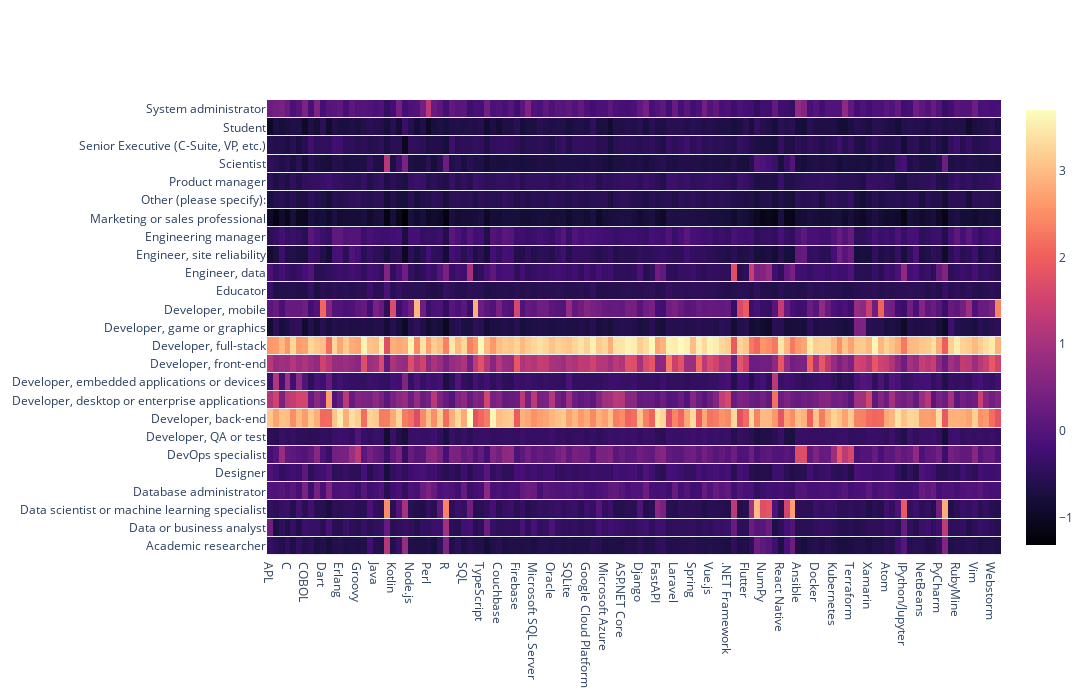

The code cell stored with this chart in its notebook:
### Code cell
fig = go.Figure(data = go.Heatmap(z = std_job_skill, x =job_skill.columns , y = job_skill.index, colorscale= 'magma', ygap = 1))
fig.update_layout(width = 3000, height = 700)
fig.show()
fig.write_html('../reports/figures/std_skills_heatmap.html')

### Figure 1 — Plotly figure (JSON) as saved in the notebook; plotly's stock layout.template omitted (floating-point values rounded to 4 significant figures; data arrays with more than 128 entries replaced by an {"elided": "..."} marker saying what was removed)
{"data": [{"colorscale": [[0, "#000004"], [0.1111, "#180f3d"], [0.2222, "#440f76"], [0.3333, "#721f81"], [0.4444, "#9e2f7f"], [0.5556, "#cd4071"], [0.6667, "#f1605d"], [0.7778, "#fd9668"], [0.8889, "#feca8d"], [1, "#fcfdbf"]], "type": "heatmap", "x": ["APL", "Assembly", "Bash/Shell", "C", "C#", "C++", "COBOL", "Clojure", "Crystal", "Dart", "Delphi", "Elixir", "Erlang", "F#", "Go", "Groovy", "HTML/CSS", "Haskell", "Java", "JavaScript", "Julia", "Kotlin", "LISP", "Matlab", "Node.js", "Objective-C", "PHP", "Perl", "PowerShell", "Python", "R", "Ruby", "Rust", "SQL", "Scala", "Swift", "TypeScript", "VBA", "Cassandra", "Couchbase", "DynamoDB", "Elasticsearch", "Firebase", "IBM DB2", "MariaDB", "Microsoft SQL Server", "MongoDB", "MySQL", "Oracle", "PostgreSQL", "Redis", "SQLite", "AWS", "DigitalOcean", "Google Cloud Platform", "Heroku", "IBM Cloud or Watson", "Microsoft Azure", "Oracle Cloud Infrastructure", "ASP.NET", "ASP.NET Core ", "Angular", "Angular.js", "Django", "Drupal", "Express", "FastAPI", "Flask", "Gatsby", "Laravel", "React.js", "Ruby on Rails", "Spring", "Svelte", "Symfony", "Vue.js", "jQuery", ".NET Core / .NET 5", ".NET Framework", "Apache Spark", "Cordova", "Flutter", "Hadoop", "Keras", "NumPy", "Pandas", "Qt", "React Native", "TensorFlow", "Torch/PyTorch", "Ansible", "Chef", "Deno", "Docker", "Flow", "Git", "Kubernetes", "Pulumi", "Puppet", "Terraform", "Unity 3D", "Unreal Engine", "Xamarin", "Yarn", "Android Studio", "Atom", "Eclipse", "Emacs", "IPython/Jupyter", "IntelliJ", "Neovim", "NetBeans", "Notepad++", "PHPStorm", "PyCharm", "RStudio", "Rider", "RubyMine", "Sublime Text", "TextMate", "Vim", "Visual Studio", "Visual Studio Code", "Webstorm", "Xcode"], "y": ["Academic researcher", "Data or business analyst", "Data scientist or machine learning specialist", "Database administrator", "Designer", "DevOps specialist", "Developer, QA or test", "Developer, back-end", "Developer, desktop or enterprise applications", "Developer, embedded applications or devices", "Developer, front-end", "Developer, full-stack", "Developer, game or graphics", "Developer, mobile", "Educator", "Engineer, data", "Engineer, site reliability", "Engineering manager", "Marketing or sales professional", "Other (please specify):", "Product manager", "Scientist", "Senior Executive (C-Suite, VP, etc.)", "Student", "System administrator"], "ygap": 1, "z": {"elided": "25x125 float values"}}], "layout": {"height": 700, "width": 3000}}
